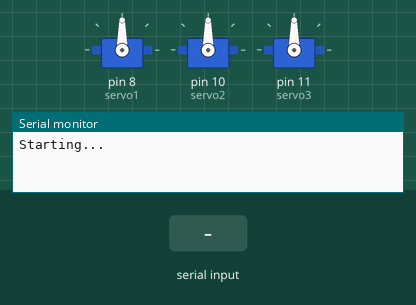
This sketch was run on a simulated Arduino Uno, built with avr-gcc and run on an emulated ATmega328P. Parts: 3 × servo, the last lines printed to the serial monitor. The test bench sets the inputs (shaded band).

Above: at 1.2 s.
1.3 s: "S1" received over the second serial link
At 2.7 s:
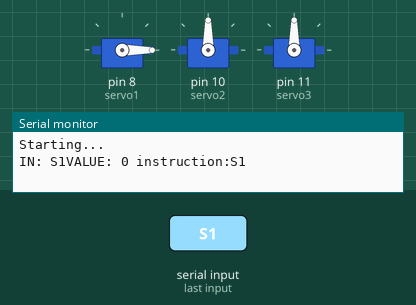
3.8 s: "B1" received over the second serial link
At 5.7 s:
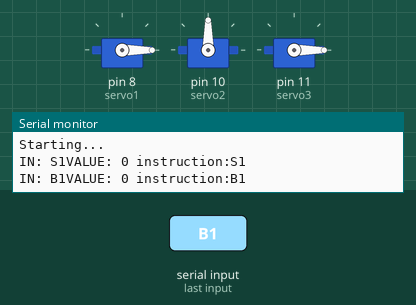
6.3 s: "S2" received over the second serial link
At 7.6 s:
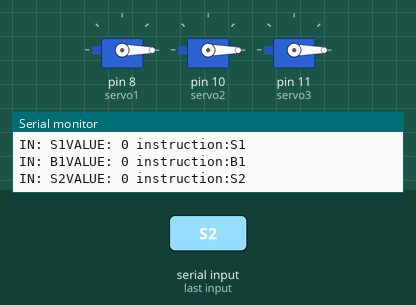
Timing chart, 0 to 9.3 s (numbered marks = the images above; inputs shaded):
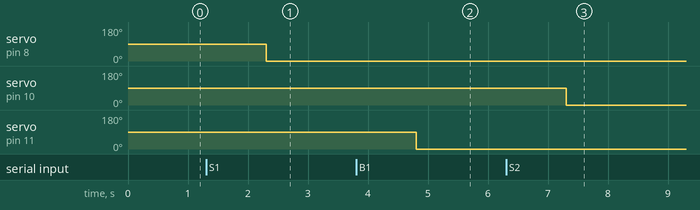

The sketch:

robo_arm.ino
```cpp
#include <string.h>
#include <Servo.h>
#include <SoftwareSerial.h>


#define RX 3
#define TX 4

SoftwareSerial Bluetooth(RX, TX);

Servo servo1;
Servo servo2;
Servo servo3;

void setup(){

    Serial.begin(9600);
    Bluetooth.begin(38400);

    servo1.attach(8);
    servo2.attach(10);
    servo3.attach(11); // Base

    Serial.println("Starting...");
}

void loop(){

    if (Bluetooth.available()){

        String instruction;
        int value, index = 0;

        String s = Bluetooth.readString();
        Serial.print("\nIN: "+s);


        for(index; index<s.length(); index++){ /* splits the sting format to inst and value, eg: S1:123 -> s1 123*/
            if (s[index] == ':')
                break;
        }
        instruction = s.substring(0, index);
        value = s.substring(index+1, s.length()).toInt();

        Serial.println("VALUE: "+(String)value+" instruction:"+instruction);


        if (instruction.equals("S1")){

            servo1.write(value);
        }

        else if (instruction.equals("S2")){
            servo2.write(value);
        }

        else if (instruction.equals("B1")){
            servo3.write(value);
        }


        Bluetooth.write("Done");
    }

}
```

Measured:
- after the input at 1.3 s, servo on pin 8 (servo1): 90° → 0° after 1.0 s
- after the input at 3.8 s, servo on pin 11 (servo3): 90° → 0° after 1.0 s
- after the input at 6.3 s, servo on pin 10 (servo2): 90° → 0° after 1.0 s
